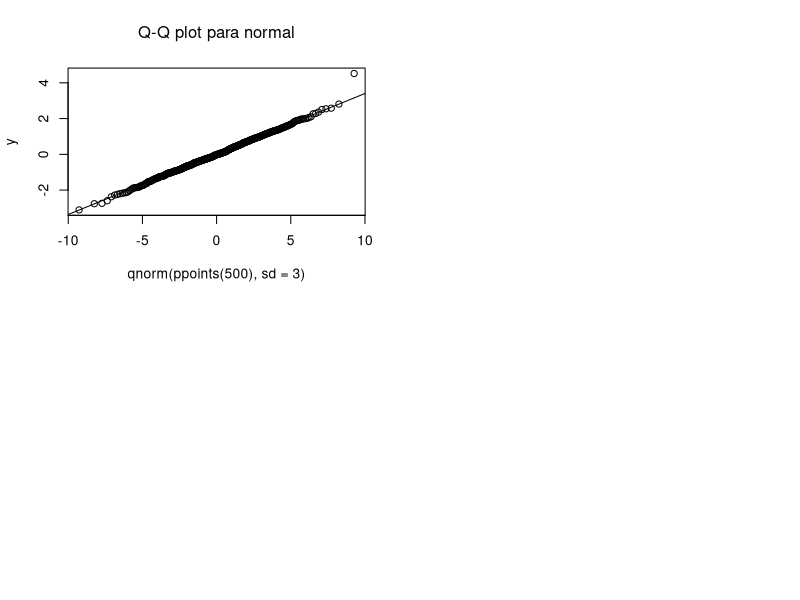

Source code (R): (Note: this script raises an error after producing the figure.)
par(mfrow=c(2,2))
y <- rnorm(1000, mean = 0, sd = 1)
qqplot(qnorm(ppoints(500), sd = 3), y,
       main = expression("Q-Q plot para normal"))
qqline(y, distribution = function(p) qnorm(p, sd = 3))

norm_dist <- rnorm(1000, mean = 0, sd = 1)

ggplot(data.frame(x = norm_dist)) + 
  geom_histogram(aes(x), binwidth = 0.5, right = TRUE, fill = "blue", alpha = 0.5) + 
  theme_classic()
